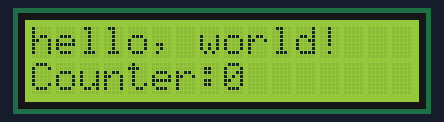
Recording of a sketch running on a simulated ESP32. On the bench: 16×2 character LCD.

Above: at 0.1 s.
At 4.1 s:
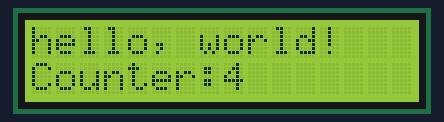
At 9.1 s:
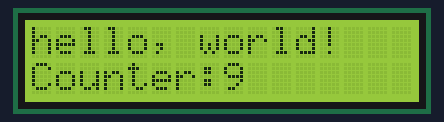
At 19.1 s:
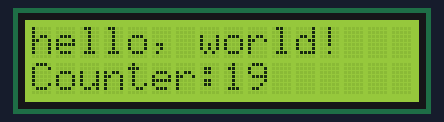
At 29.1 s:
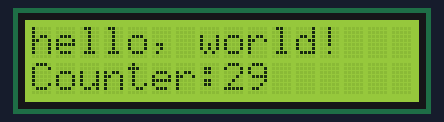
At 39.1 s:
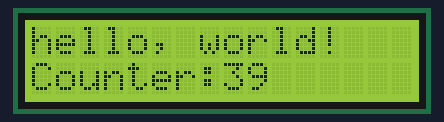

Measured:
- what the display in image 1 shows lasts 1.0 s, from 4.0 s to 5.0 s

The sketch:

Sketch_20.1_Display_the_string_on_LCD1602.ino
```cpp
/**********************************************************************
  Filename    : Display the string on LCD1602
  Description : Use LiquidCrystal to drive lcd1602 to print strings and stopwatch
  Auther      : www.freenove.com
  Modification: 2020/07/11
**********************************************************************/
#include <LiquidCrystal.h>

// initialize the library with the numbers of the interface pins
LiquidCrystal lcd(14,27,26,25,18,19);

void setup() {
  // set up the LCD's number of columns and rows:
  lcd.begin(16, 2);
  // Print a message to the LCD
  lcd.print("hello, world!");
}

void loop() {
   //set the cursor to column 0, line 1
   //(note:parameter "0" is the first columns, parameter "1" is the second row, since counting begins with 0)
  lcd.setCursor(0, 1);//0 stand for column, 1 stand for row
  // print the number of seconds since reset:
  lcd.print("Counter:");
  lcd.print(millis() / 1000);
}
```
